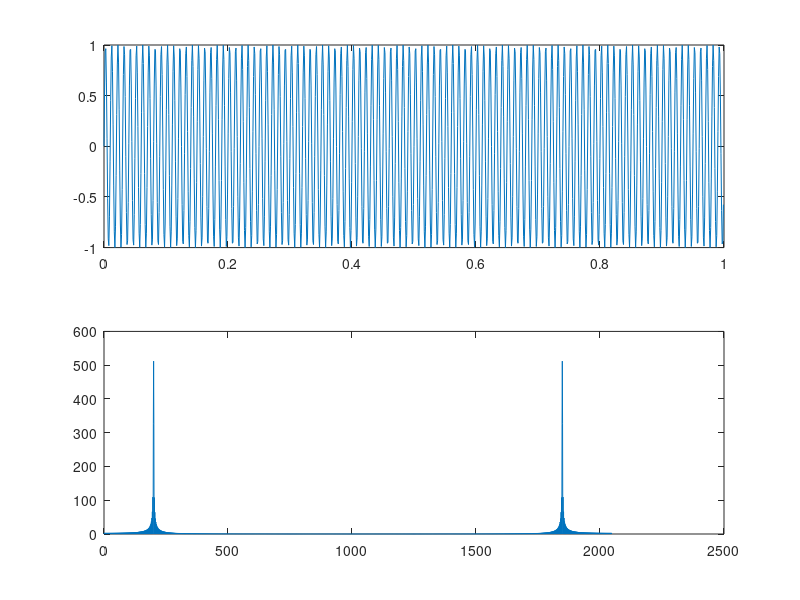

The MATLAB script that drew this image:
% Testing Volterra filter
clear all;
close all;

addpath "Fast Volterra Filtering";

fs = 1024;
N = 2*fs;
delta_w = 1/N;
w = (0:N-1);
freq = 100;
t = 0:1/fs:1-1/fs;
u = 1*sin(2*pi*freq*t);

figure; 
subplot(2, 2, [1 2]);
plot(t,u);

U = fft(u, N);

subplot(2, 2, [3 4]);
plot(w, abs(U));